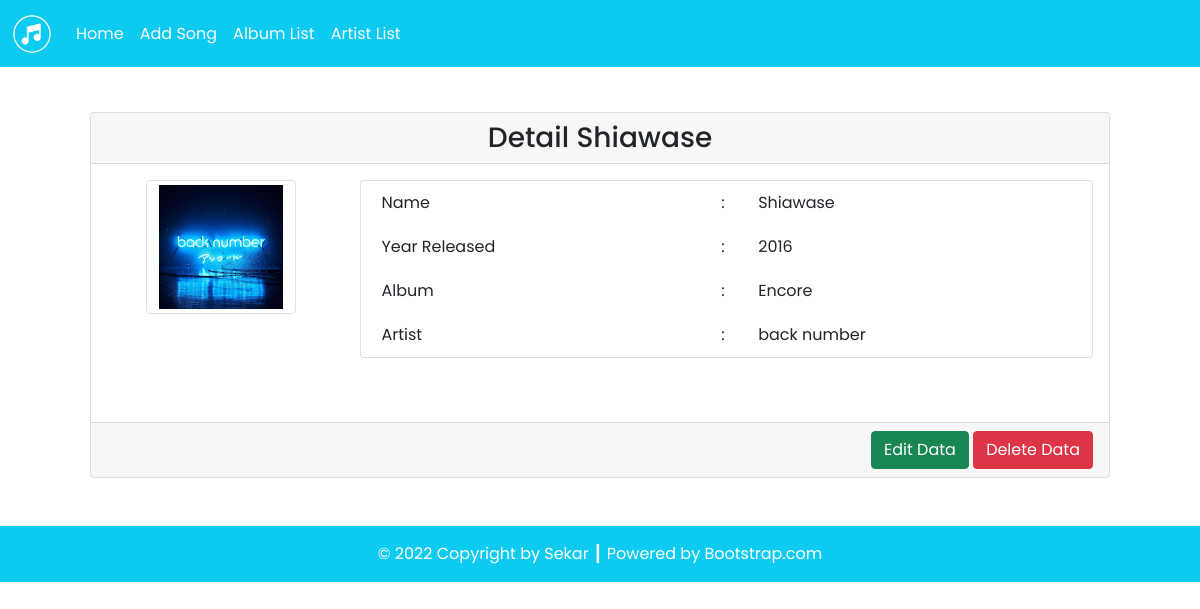
The page /source_code/detail.php?id=9 on the database its author committed.
### tables this page shows
CREATE TABLE `song` (
  `song_id` int(11) NOT NULL AUTO_INCREMENT,
  `song_pic` varchar(255) DEFAULT NULL,
  `song_name` varchar(100) DEFAULT NULL,
  `song_year` int(4) DEFAULT NULL,
  `artist_id` int(11) DEFAULT NULL,
  `album_id` int(11) DEFAULT NULL,
  PRIMARY KEY (`song_id`),
  KEY `fk_artist` (`artist_id`),
  KEY `album_id` (`album_id`),
  CONSTRAINT `fk_artist` FOREIGN KEY (`artist_id`) REFERENCES `artist` (`artist_id`) ON UPDATE CASCADE,
  CONSTRAINT `song_ibfk_1` FOREIGN KEY (`album_id`) REFERENCES `album` (`album_id`) ON UPDATE CASCADE
);

CREATE TABLE `album` (
  `album_id` int(11) NOT NULL AUTO_INCREMENT,
  `album_name` varchar(100) DEFAULT NULL,
  PRIMARY KEY (`album_id`)
);

CREATE TABLE `artist` (
  `artist_id` int(11) NOT NULL AUTO_INCREMENT,
  `artist_name` varchar(100) DEFAULT NULL,
  PRIMARY KEY (`artist_id`)
);

### source_code/config/db.php (called while the page is built)
<?php
$DB_HOST = "localhost";
$DB_USERNAME = "root";
$DB_PASSWORD = "";
$DB_NAME = "db_song";

### source_code/classes/DB.php (called while the page is built, shortened)
<?php
class DB
{
    private $hostname;
    private $username;
    private $password;
    private $dbname;
    private $conn;
    private $result;
    function __construct($hostname, $username, $password, $dbname)
    {
        $this->hostname = $hostname;
        $this->username = $username;
        $this->password = $password;
        $this->dbname = $dbname;
    }
    function open()
    {
        $this->conn = mysqli_connect($this->hostname, $this->username, $this->password, $this->dbname);
    }
    function execute($query)
    {
        $this->result = mysqli_query($this->conn, $query);
    }
    function getResult()
    {
        return mysqli_fetch_array($this->result);
    }
}

### source_code/classes/Song.php (called while the page is built, shortened)
<?php
class Song extends DB
{
    function getSongById($id)
    {
        $query = "SELECT * FROM song JOIN album ON song.album_id=album.album_id JOIN artist ON song.artist_id=artist.artist_id WHERE song_id=$id";
        return $this->execute($query);
    }
}

### source_code/detail.php (the view, shortened to what this page needs)
<?php
include('config/db.php');
include('classes/DB.php');
include('classes/Artist.php');
include('classes/Song.php');
$song = new Song($DB_HOST, $DB_USERNAME, $DB_PASSWORD, $DB_NAME);
$song->open();
$data = nulL;
if (isset($_GET['id'])) {
    $id = $_GET['id'];
    if ($id > 0) {
        $song->getSongById($id);
        $row = $song->getResult();
        $data .= '<div class="card-header text-center">
        <h3 class="my-0">Detail ' . $row['song_name'] . '</h3>
        </div>
        <div class="card-body text-end">
            <div class="row mb-5">
                <div class="col-3">
                    <div class="row justify-content-center">
                        <img src="assets/images/' . $row['song_pic'] . '" class="img-thumbnail" alt="' . $row['song_pic'] . '" width="60">
                        </div>
                    </div>
                    <div class="col-9">
                        <div class="card px-3">
                            <table border="0" class="text-start">
                                <tr>
                                    <td>Name</td>
                                    <td>:</td>
                                    <td>' . $row['song_name'] . '</td>
                                </tr>
                                <tr>
                                    <td>Year Released</td>
                                    <td>:</td>
                                    <td>' . $row['song_year'] . '</td>
                                </tr>
                                <tr>
                                    <td>Album</td>
                                    <td>:</td>
                                    <td>' . $row['album_name'] . '</td>
                                </tr>
                                <tr>
                                    <td>Artist</td>
                                    <td>:</td>
                                    <td>' . $row['artist_name'] . '</td>
                                </tr>
                            </table>
                        </div>
                    </div>
                </div>
            </div>
            <div class="card-footer text-end">
                <a href="form.php?id=' . $row['song_id'] . '"><button type="button" class="btn btn-success text-white">Edit Data</button></a>
                <a href="detail.php?hapus=' . $row['song_id'] .'"><button type="button" class="btn btn-danger">Delete Data</button></a>
            </div>';
    }
}

### rows shown on the page
song: song_name "Shiawase", song_pic (picture), song_year "2016", album.album_name "Encore", artist.artist_name "back number"

### other values the page prints
$this->content "Home Add Song Album List Artist List © 2022 Copyright by Sekar ┃ Powered by Bootstrap.com"
